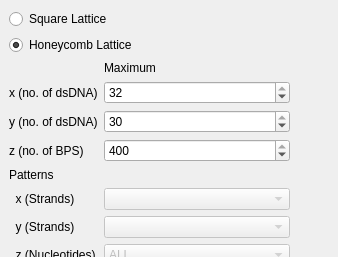
<?xml version="1.0" encoding="UTF-8"?>
<ui version="4.0">
 <class>SELatticeCreatorEditorGUIClass</class>
 <widget class="QWidget" name="SELatticeCreatorEditorGUIClass">
  <property name="geometry">
   <rect>
    <x>0</x>
    <y>0</y>
    <width>338</width>
    <height>257</height>
   </rect>
  </property>
  <property name="minimumSize">
   <size>
    <width>300</width>
    <height>100</height>
   </size>
  </property>
  <property name="windowTitle">
   <string/>
  </property>
  <widget class="QWidget" name="formLayoutWidget">
   <property name="geometry">
    <rect>
     <x>9</x>
     <y>9</y>
     <width>281</width>
     <height>273</height>
    </rect>
   </property>
   <layout class="QFormLayout" name="formLayout">
    <item row="0" column="0" colspan="2">
     <widget class="QRadioButton" name="rdbSquare">
      <property name="text">
       <string>Square Lattice</string>
      </property>
     </widget>
    </item>
    <item row="1" column="0" colspan="2">
     <widget class="QRadioButton" name="rdbHoneycomb">
      <property name="text">
       <string>Honeycomb Lattice</string>
      </property>
      <property name="checked">
       <bool>true</bool>
      </property>
     </widget>
    </item>
    <item row="6" column="0">
     <widget class="QLabel" name="label">
      <property name="text">
       <string>Patterns</string>
      </property>
     </widget>
    </item>
    <item row="7" column="0">
     <widget class="QLabel" name="label_2">
      <property name="text">
       <string>  x (Strands)</string>
      </property>
     </widget>
    </item>
    <item row="7" column="1">
     <widget class="QComboBox" name="comboBox">
      <property name="enabled">
       <bool>false</bool>
      </property>
     </widget>
    </item>
    <item row="8" column="0">
     <widget class="QLabel" name="label_3">
      <property name="text">
       <string>  y (Strands)</string>
      </property>
     </widget>
    </item>
    <item row="8" column="1">
     <widget class="QComboBox" name="comboBox_2">
      <property name="enabled">
       <bool>false</bool>
      </property>
     </widget>
    </item>
    <item row="9" column="0">
     <widget class="QLabel" name="label_4">
      <property name="text">
       <string>  z (Nucleotides)</string>
      </property>
     </widget>
    </item>
    <item row="9" column="1">
     <widget class="QComboBox" name="cbbZPattern">
      <property name="enabled">
       <bool>false</bool>
      </property>
      <item>
       <property name="text">
        <string>ALL</string>
       </property>
      </item>
      <item>
       <property name="text">
        <string>Triangle</string>
       </property>
      </item>
      <item>
       <property name="text">
        <string>Circle</string>
       </property>
      </item>
     </widget>
    </item>
    <item row="3" column="0">
     <widget class="QLabel" name="label_5">
      <property name="text">
       <string>x (no. of dsDNA)</string>
      </property>
     </widget>
    </item>
    <item row="4" column="0">
     <widget class="QLabel" name="label_6">
      <property name="text">
       <string>y (no. of dsDNA)</string>
      </property>
     </widget>
    </item>
    <item row="5" column="0">
     <widget class="QLabel" name="label_7">
      <property name="text">
       <string>z (no. of BPS)</string>
      </property>
     </widget>
    </item>
    <item row="3" column="1">
     <widget class="QSpinBox" name="spbMaxXds">
      <property name="maximum">
       <number>32</number>
      </property>
      <property name="value">
       <number>32</number>
      </property>
     </widget>
    </item>
    <item row="4" column="1">
     <widget class="QSpinBox" name="spbMaxYds">
      <property name="maximum">
       <number>30</number>
      </property>
      <property name="value">
       <number>30</number>
      </property>
     </widget>
    </item>
    <item row="5" column="1">
     <widget class="QSpinBox" name="spbMaxZBps">
      <property name="maximum">
       <number>400</number>
      </property>
      <property name="value">
       <number>400</number>
      </property>
     </widget>
    </item>
    <item row="2" column="1">
     <widget class="QLabel" name="label_8">
      <property name="text">
       <string>Maximum</string>
      </property>
     </widget>
    </item>
   </layout>
  </widget>
 </widget>
 <resources/>
 <connections>
  <connection>
   <sender>rdbHoneycomb</sender>
   <signal>clicked()</signal>
   <receiver>SELatticeCreatorEditorGUIClass</receiver>
   <slot>setHoneycomb()</slot>
   <hints>
    <hint type="sourcelabel">
     <x>114</x>
     <y>56</y>
    </hint>
    <hint type="destinationlabel">
     <x>296</x>
     <y>60</y>
    </hint>
   </hints>
  </connection>
  <connection>
   <sender>rdbSquare</sender>
   <signal>clicked()</signal>
   <receiver>SELatticeCreatorEditorGUIClass</receiver>
   <slot>setSquare()</slot>
   <hints>
    <hint type="sourcelabel">
     <x>84</x>
     <y>29</y>
    </hint>
    <hint type="destinationlabel">
     <x>296</x>
     <y>87</y>
    </hint>
   </hints>
  </connection>
  <connection>
   <sender>cbbZPattern</sender>
   <signal>currentIndexChanged(int)</signal>
   <receiver>SELatticeCreatorEditorGUIClass</receiver>
   <slot>onZPatternChanged(int)</slot>
   <hints>
    <hint type="sourcelabel">
     <x>288</x>
     <y>280</y>
    </hint>
    <hint type="destinationlabel">
     <x>296</x>
     <y>177</y>
    </hint>
   </hints>
  </connection>
  <connection>
   <sender>spbMaxXds</sender>
   <signal>valueChanged(int)</signal>
   <receiver>SELatticeCreatorEditorGUIClass</receiver>
   <slot>onMaxXdsChanged(int)</slot>
   <hints>
    <hint type="sourcelabel">
     <x>182</x>
     <y>97</y>
    </hint>
    <hint type="destinationlabel">
     <x>318</x>
     <y>143</y>
    </hint>
   </hints>
  </connection>
  <connection>
   <sender>spbMaxYds</sender>
   <signal>valueChanged(int)</signal>
   <receiver>SELatticeCreatorEditorGUIClass</receiver>
   <slot>onMaxYdsChanged(int)</slot>
   <hints>
    <hint type="sourcelabel">
     <x>171</x>
     <y>130</y>
    </hint>
    <hint type="destinationlabel">
     <x>328</x>
     <y>186</y>
    </hint>
   </hints>
  </connection>
  <connection>
   <sender>spbMaxZBps</sender>
   <signal>valueChanged(int)</signal>
   <receiver>SELatticeCreatorEditorGUIClass</receiver>
   <slot>onMaxZBpsChanged(int)</slot>
   <hints>
    <hint type="sourcelabel">
     <x>242</x>
     <y>159</y>
    </hint>
    <hint type="destinationlabel">
     <x>330</x>
     <y>214</y>
    </hint>
   </hints>
  </connection>
 </connections>
 <slots>
  <slot>setHoneycomb()</slot>
  <slot>setSquare()</slot>
  <slot>onZPatternChanged(int)</slot>
  <slot>onXPatternChanged(int)</slot>
  <slot>onYPatternChanged(int)</slot>
  <slot>onMaxXdsChanged(int)</slot>
  <slot>onMaxYdsChanged(int)</slot>
  <slot>onMaxZBpsChanged(int)</slot>
 </slots>
</ui>
